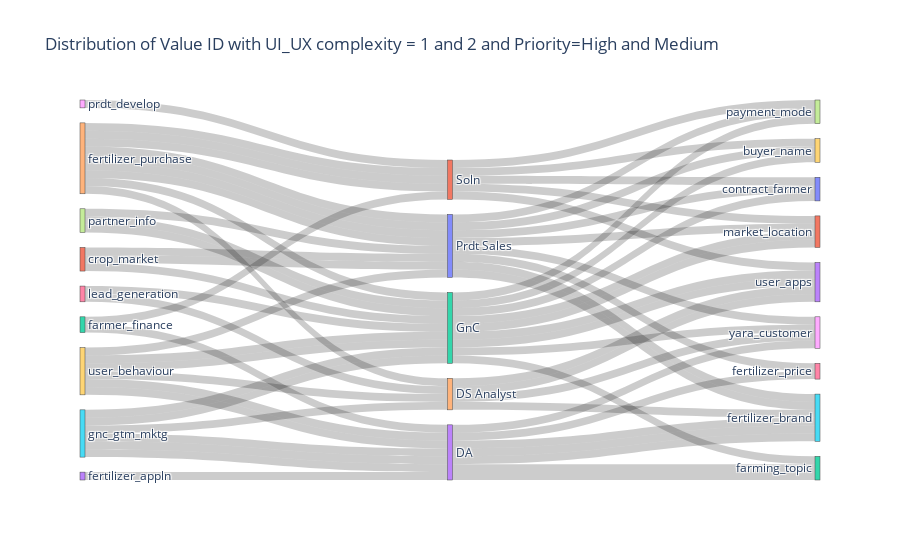

The cell this chart's notebook holds for it:
### Code cell
# drawing sankey diagram
source = list(df_sankey['Value ID'])+list(df_sankey['Team'])
target = list(df_sankey['Team'])+list(df_sankey['Farmer_profile_attribute'])
value = [1]*len(source)

link = dict(source = source, target=target, value=value)
node = dict(label=label, pad=15, thickness=5)
data = go.Sankey(link = link, node = node)
#plot
fig = go.Figure(data)
fig.update_layout(title='Distribution of Value ID with UI_UX complexity = 1 and 2 and Priority=High and Medium')
fig.show()

### Figure 1 — Plotly figure (JSON) as saved in the notebook; plotly's stock layout.template omitted (floating-point values rounded to 4 significant figures)
{"data": [{"link": {"source": [3, 4, 1, 1, 4, 7, 4, 9, 1, 4, 6, 9, 4, 2, 4, 4, 5, 5, 9, 9, 5, 5, 7, 4, 4, 9, 6, 5, 5, 8, 7, 9, 2, 13, 10, 12, 10, 11, 10, 11, 12, 10, 11, 14, 14, 12, 11, 10, 10, 13, 12, 10, 13, 13, 14, 12, 14, 10, 12, 12, 13, 12, 11, 12, 13, 13], "target": [13, 10, 12, 10, 11, 10, 11, 12, 10, 11, 14, 14, 12, 11, 10, 10, 13, 12, 10, 13, 13, 14, 12, 14, 10, 12, 12, 13, 12, 11, 12, 13, 13, 22, 16, 21, 21, 21, 19, 19, 20, 20, 20, 23, 23, 17, 17, 17, 15, 18, 22, 15, 15, 15, 15, 21, 18, 18, 18, 23, 22, 23, 23, 19, 15, 16], "value": [1, 1, 1, 1, 1, 1, 1, 1, 1, 1, 1, 1, 1, 1, 1, 1, 1, 1, 1, 1, 1, 1, 1, 1, 1, 1, 1, 1, 1, 1, 1, 1, 1, 1, 1, 1, 1, 1, 1, 1, 1, 1, 1, 1, 1, 1, 1, 1, 1, 1, 1, 1, 1, 1, 1, 1, 1, 1, 1, 1, 1, 1, 1, 1, 1, 1]}, "node": {"label": ["blank", "crop_market", "farmer_finance", "fertilizer_appln", "fertilizer_purchase", "gnc_gtm_mktg", "lead_generation", "partner_info", "prdt_develop", "user_behaviour", "Prdt Sales", "Soln", "GnC", "DA", "DS Analyst", "fertilizer_brand", "fertilizer_price", "payment_mode", "yara_customer", "buyer_name", "contract_farmer", "market_location", "farming_topic", "user_apps"], "pad": 15, "thickness": 5}, "type": "sankey"}], "layout": {"title": {"text": "Distribution of Value ID with UI_UX complexity = 1 and 2 and Priority=High and Medium"}}}
